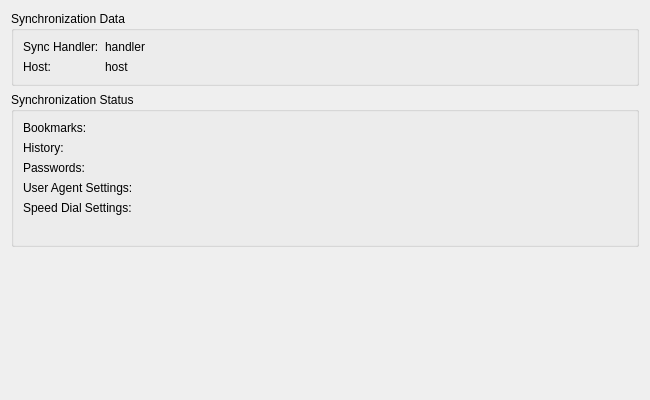
<?xml version="1.0" encoding="UTF-8"?>
<ui version="4.0">
 <class>SyncCheckPage</class>
 <widget class="QWizardPage" name="SyncCheckPage">
  <property name="geometry">
   <rect>
    <x>0</x>
    <y>0</y>
    <width>650</width>
    <height>400</height>
   </rect>
  </property>
  <property name="title">
   <string>Synchronization status</string>
  </property>
  <property name="subTitle">
   <string>This page shows the status of the current synchronization process.</string>
  </property>
  <layout class="QVBoxLayout" name="verticalLayout">
   <item>
    <widget class="QGroupBox" name="groupBox">
     <property name="title">
      <string>Synchronization Data</string>
     </property>
     <layout class="QGridLayout" name="gridLayout">
      <item row="0" column="0">
       <widget class="QLabel" name="label">
        <property name="text">
         <string>Sync Handler:</string>
        </property>
       </widget>
      </item>
      <item row="0" column="1">
       <widget class="QLabel" name="handlerLabel">
        <property name="sizePolicy">
         <sizepolicy hsizetype="Expanding" vsizetype="Preferred">
          <horstretch>0</horstretch>
          <verstretch>0</verstretch>
         </sizepolicy>
        </property>
        <property name="text">
         <string notr="true">handler</string>
        </property>
       </widget>
      </item>
      <item row="1" column="0">
       <widget class="QLabel" name="infoLabel">
        <property name="text">
         <string notr="true">Host:</string>
        </property>
       </widget>
      </item>
      <item row="1" column="1">
       <widget class="QLabel" name="infoDataLabel">
        <property name="sizePolicy">
         <sizepolicy hsizetype="Expanding" vsizetype="Preferred">
          <horstretch>0</horstretch>
          <verstretch>0</verstretch>
         </sizepolicy>
        </property>
        <property name="text">
         <string notr="true">host</string>
        </property>
       </widget>
      </item>
     </layout>
    </widget>
   </item>
   <item>
    <widget class="QGroupBox" name="groupBox_2">
     <property name="title">
      <string>Synchronization Status</string>
     </property>
     <layout class="QGridLayout" name="gridLayout_2">
      <item row="0" column="0">
       <widget class="QLabel" name="label_3">
        <property name="text">
         <string>Bookmarks:</string>
        </property>
       </widget>
      </item>
      <item row="0" column="1">
       <widget class="EricAnimatedLabel" name="bookmarkLabel"/>
      </item>
      <item row="0" column="2" colspan="2">
       <widget class="QLabel" name="bookmarkMsgLabel">
        <property name="sizePolicy">
         <sizepolicy hsizetype="Expanding" vsizetype="Preferred">
          <horstretch>0</horstretch>
          <verstretch>0</verstretch>
         </sizepolicy>
        </property>
        <property name="wordWrap">
         <bool>true</bool>
        </property>
       </widget>
      </item>
      <item row="1" column="0">
       <widget class="QLabel" name="label_4">
        <property name="text">
         <string>History:</string>
        </property>
       </widget>
      </item>
      <item row="1" column="1">
       <widget class="EricAnimatedLabel" name="historyLabel"/>
      </item>
      <item row="1" column="2" colspan="2">
       <widget class="QLabel" name="historyMsgLabel">
        <property name="sizePolicy">
         <sizepolicy hsizetype="Expanding" vsizetype="Preferred">
          <horstretch>0</horstretch>
          <verstretch>0</verstretch>
         </sizepolicy>
        </property>
        <property name="wordWrap">
         <bool>true</bool>
        </property>
       </widget>
      </item>
      <item row="2" column="0">
       <widget class="QLabel" name="label_5">
        <property name="text">
         <string>Passwords:</string>
        </property>
       </widget>
      </item>
      <item row="2" column="1">
       <widget class="EricAnimatedLabel" name="passwordsLabel"/>
      </item>
      <item row="2" column="2" colspan="2">
       <widget class="QLabel" name="passwordsMsgLabel">
        <property name="sizePolicy">
         <sizepolicy hsizetype="Expanding" vsizetype="Preferred">
          <horstretch>0</horstretch>
          <verstretch>0</verstretch>
         </sizepolicy>
        </property>
        <property name="wordWrap">
         <bool>true</bool>
        </property>
       </widget>
      </item>
      <item row="3" column="0">
       <widget class="QLabel" name="label_6">
        <property name="text">
         <string>User Agent Settings:</string>
        </property>
       </widget>
      </item>
      <item row="3" column="1">
       <widget class="EricAnimatedLabel" name="userAgentsLabel"/>
      </item>
      <item row="3" column="2" colspan="2">
       <widget class="QLabel" name="userAgentsMsgLabel">
        <property name="sizePolicy">
         <sizepolicy hsizetype="Expanding" vsizetype="Preferred">
          <horstretch>0</horstretch>
          <verstretch>0</verstretch>
         </sizepolicy>
        </property>
        <property name="wordWrap">
         <bool>true</bool>
        </property>
       </widget>
      </item>
      <item row="4" column="0">
       <widget class="QLabel" name="label_7">
        <property name="text">
         <string>Speed Dial Settings:</string>
        </property>
       </widget>
      </item>
      <item row="4" column="1" colspan="2">
       <widget class="EricAnimatedLabel" name="speedDialLabel"/>
      </item>
      <item row="4" column="3">
       <widget class="QLabel" name="speedDialMsgLabel">
        <property name="sizePolicy">
         <sizepolicy hsizetype="Expanding" vsizetype="Preferred">
          <horstretch>0</horstretch>
          <verstretch>0</verstretch>
         </sizepolicy>
        </property>
        <property name="wordWrap">
         <bool>true</bool>
        </property>
       </widget>
      </item>
      <item row="5" column="0" colspan="4">
       <widget class="QLabel" name="syncErrorLabel">
        <property name="wordWrap">
         <bool>true</bool>
        </property>
       </widget>
      </item>
     </layout>
    </widget>
   </item>
   <item>
    <spacer name="verticalSpacer">
     <property name="orientation">
      <enum>Qt::Vertical</enum>
     </property>
     <property name="sizeHint" stdset="0">
      <size>
       <width>20</width>
       <height>81</height>
      </size>
     </property>
    </spacer>
   </item>
  </layout>
 </widget>
 <customwidgets>
  <customwidget>
   <class>EricAnimatedLabel</class>
   <extends>QLabel</extends>
   <header>EricWidgets/EricAnimatedLabel.h</header>
  </customwidget>
 </customwidgets>
 <resources/>
 <connections/>
</ui>
